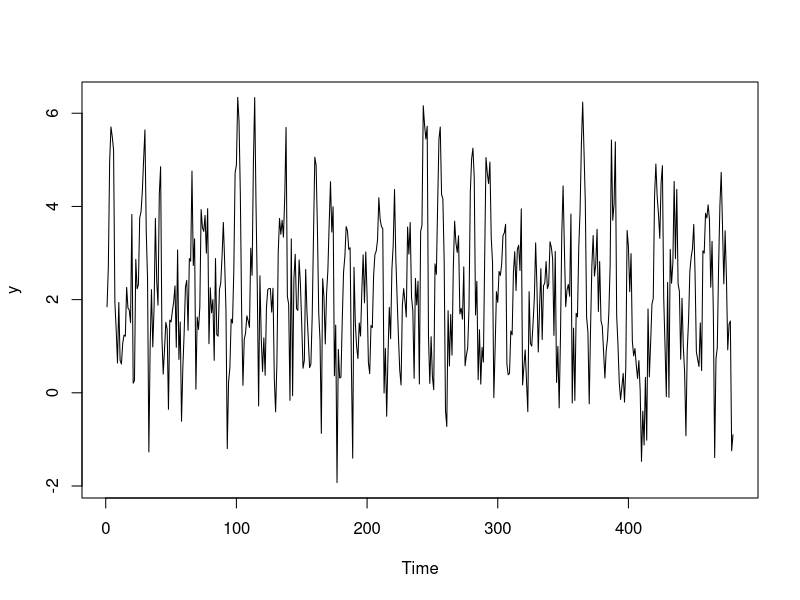

Write R code to recreate this figure.
#parameter
p=1
T=40
S=12
a0=0.5
a1=0.5
a2=0.5
u=c(1,1,1,1,1,1,1,1,1,1,1,1)
y0=1.2

#compute phi
phi0=matrix(0,S,p)
np=S*p
for (s in 1:np)
{
phi0[s,]=a0+a1*cos(2*pi*s/S-a2*pi)
}
w=rnorm(12, mean = 0, sd = 0.2)
phi=phi0+w

#generate et
e=rnorm(T*S, mean = 0, sd = 1)

#generate yt
n=S*T
y=matrix(0,n,1)
y[1,]=u[1]+phi[1,]*y0
for (t in 2:n)
{ 
s=t%%12
if (s==0)
{s=12}
{y[t,]=u[s]+phi[s,]*y[t-1,]+e[t]} 
}

y=ts(y)
ts.plot(y)
